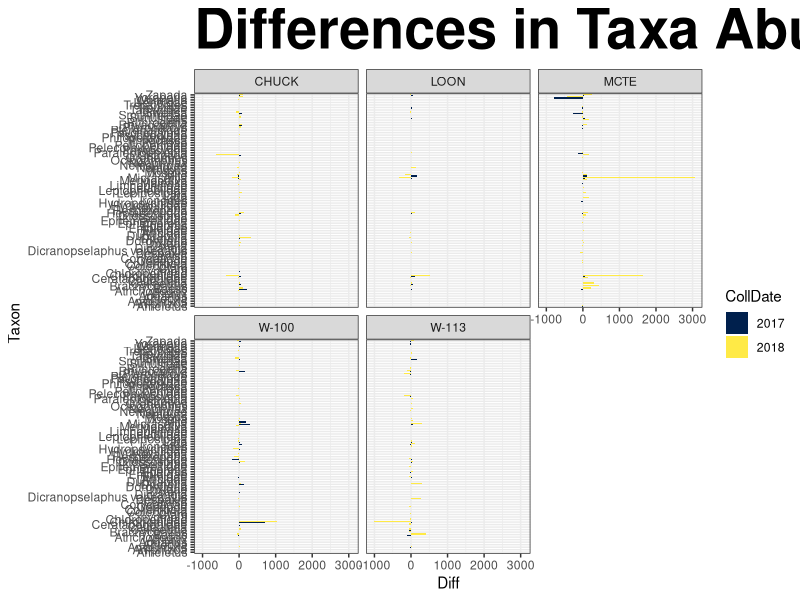
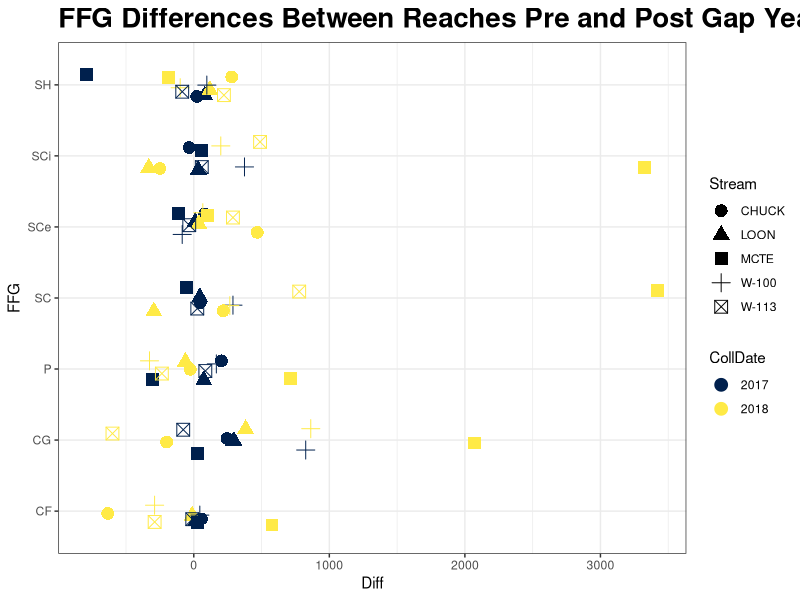
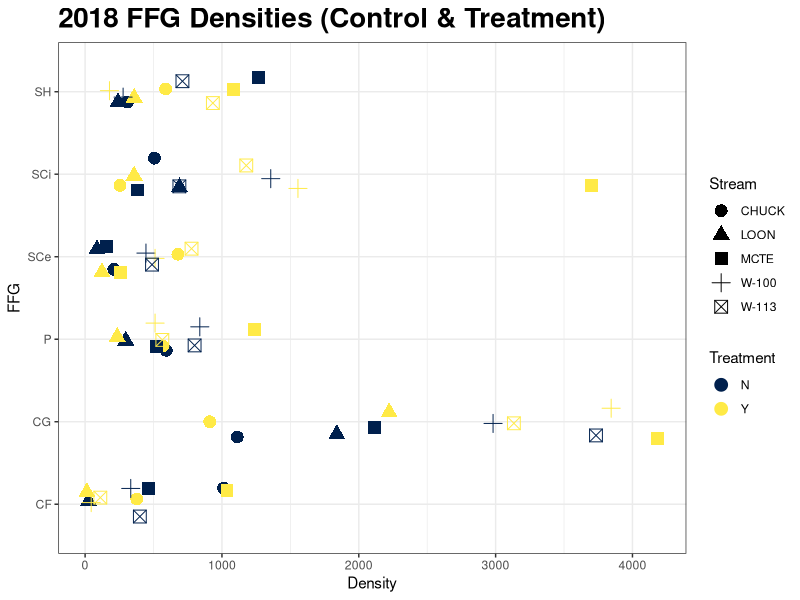
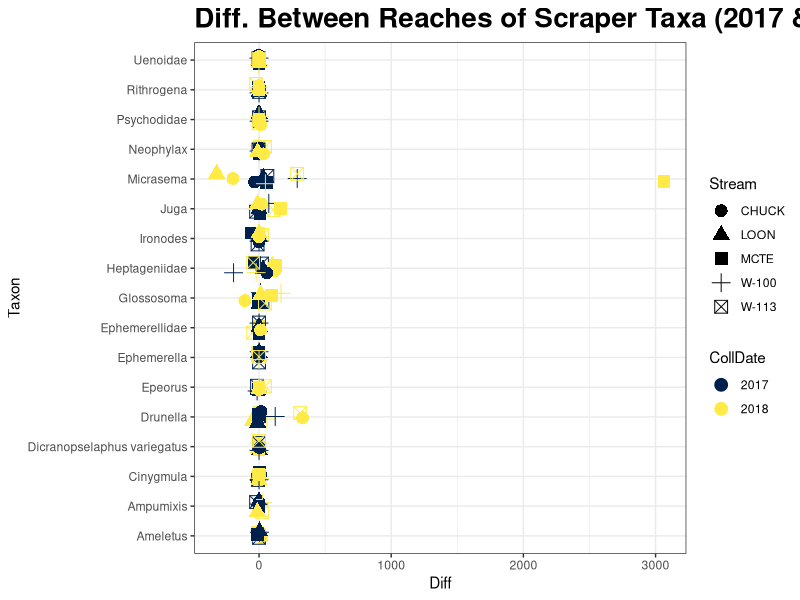
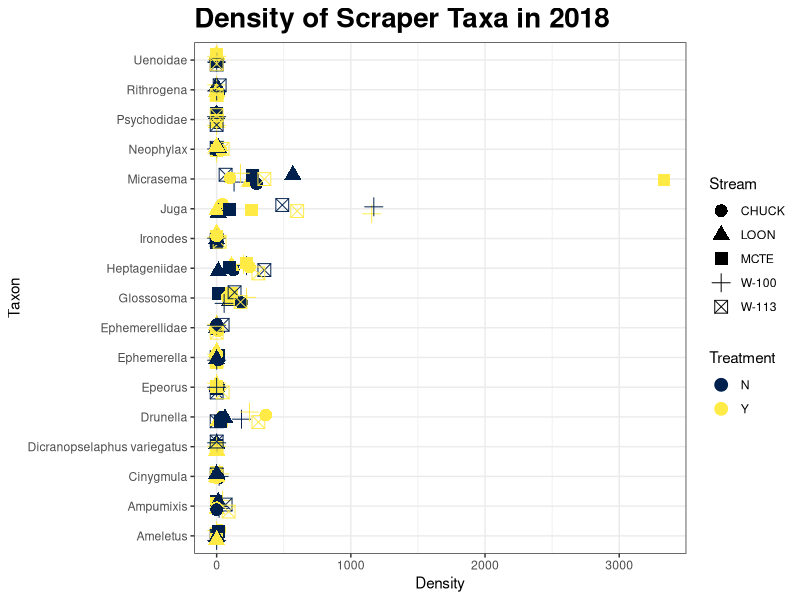
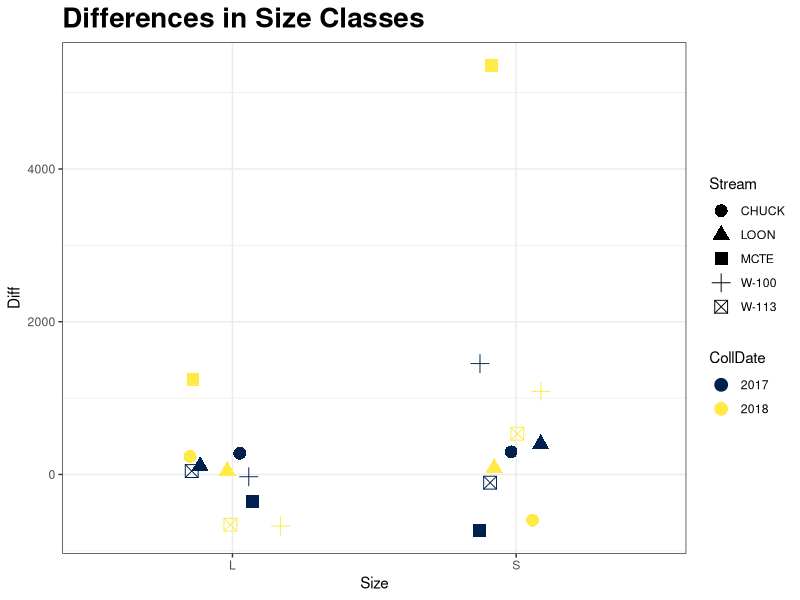
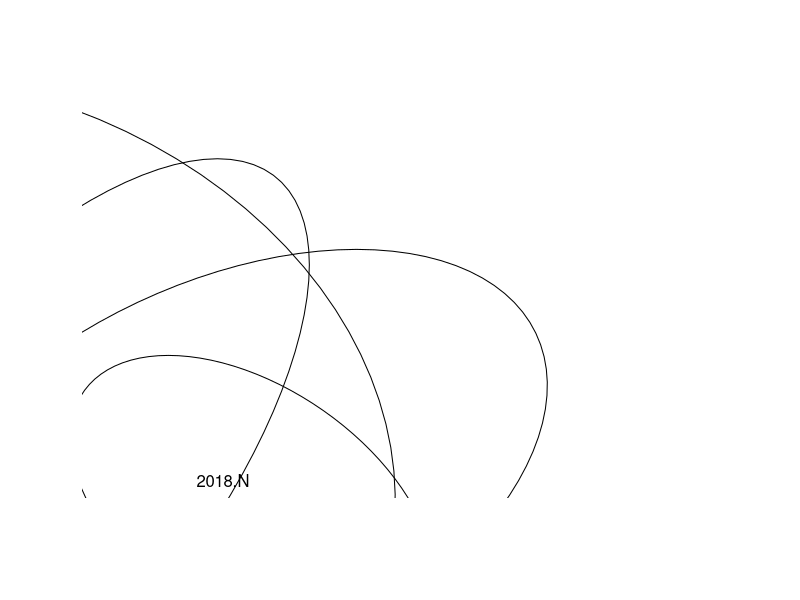
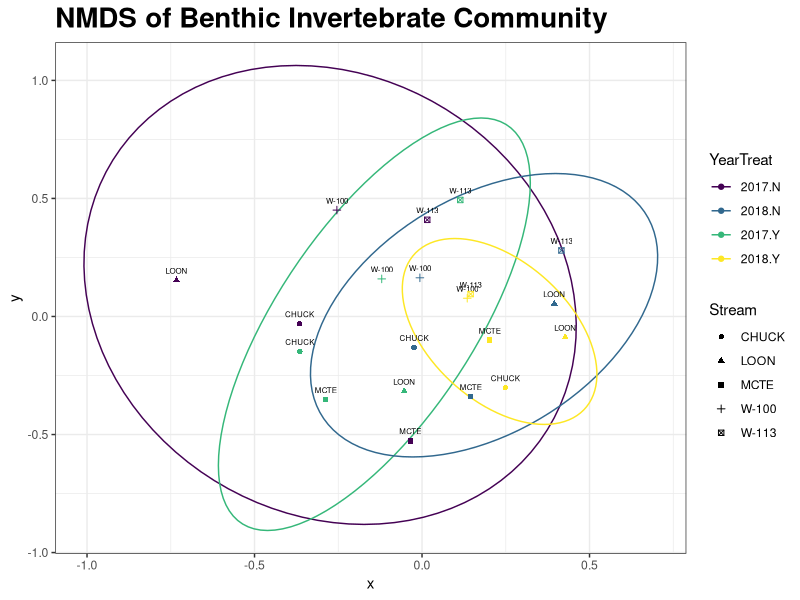

R code for these plots, in order:
## ---- chunk 1
# load required packages
x <- c("tidyverse", "vegan", "lubridate", "readxl", "ggthemes", "vegan", "viridis")
lapply(x, library, character.only = TRUE)
## ---- chunk 2
# import data
bugs <- readxl::read_xlsx("./Data/2017-18 bugs.xlsx", sheet = "Cleaned")
ffg <- readxl::read_xlsx("./Data/2017-18 bugs.xlsx", sheet = "FFG")
sizes <- readxl::read_xlsx("./Data/2017-18 bugs.xlsx", sheet = "Size")

#Replace Ssp. in Taxon with Family
bugs$Taxon[bugs$Taxon == "Ssp."] <- bugs$Family[bugs$Taxon == "Ssp."]
## ---- chunk 3
#Calculations...
bugs$Density <- bugs$Count / bugs$PercentSub / .09

bugs$CollDate <- as.Date(bugs$CollDate, format = "%m/%d/%y") %>% year() %>% as.factor()

bugs.agg <- aggregate(Density ~ CollDate + Stream + Treatment + Taxon, sum, data = bugs) 

bugs.agg$Density <- bugs.agg$Density / 3
## ---- chunk 4
# Spread and then gather to fill missing Taxons with 0's
bugs.agg <- spread(bugs.agg, key = "Taxon", value = "Density") %>% 
  mutate_if(is.numeric , replace_na, replace = 0) %>% 
  gather(key = "Taxon", value = "Density", 4:ncol(.))
## ---- chunk 5
# Create list of CollDate, Stream and Taxon
bugs.by.year <- bugs.agg %>% select(-c("Density", "Treatment")) %>% unique()

# Calculate Differences
bugs.by.year$Diff <- bugs.agg$Density[bugs.agg$Treatment == "Y"] -     
  bugs.agg$Density[bugs.agg$Treatment == "N"]


bugs.by.year <- merge(bugs.by.year, sizes) %>% merge(., ffg)
bugs.agg <- merge(bugs.agg, sizes) %>% merge(., ffg)
bugs18 <- filter(bugs.agg, CollDate == "2018")

## ---- chunk 6
# Plot density differences
ggplot(data = bugs.by.year, aes(x = Taxon, y = Diff, fill = CollDate)) + 
  geom_col(position = "dodge") +
  facet_wrap(c("Stream")) +
  ggtitle("Differences in Taxa Abundances Between Reaches Pre and Post Gap Years") +
  theme_bw() +
     theme(plot.title = element_text(size = 40, face = "bold")) +
  scale_fill_viridis_d(option = "E") +
  coord_flip()
## ---- chunk 7
#Aggregate to get density differences of FFG's
bugs.ffg <- bugs.by.year %>% 
  group_by(FFG, Stream, CollDate) %>%
  summarise_at("Diff", funs(sum)) %>% ungroup
## ---- chunk 8
#Add total SC, this throws off counts (scrapers doubly reprented)
extradf <- filter(bugs.ffg, FFG %in% c("SCi", "SCe"))
extradf$FFG <- "SC"
extradf <- aggregate(Diff ~ FFG + Stream + CollDate, sum, data = extradf)
ffg.SC <- rbind(bugs.ffg, extradf) 
## ---- chunk 9
ggplot(data = ffg.SC, aes(x = FFG, y = Diff, color = CollDate, shape = Stream)) + 
  geom_jitter(width = .2, height = .2, size = 4) +
  ggtitle("FFG Differences Between Reaches Pre and Post Gap Years") +
  theme_bw() +
  theme(plot.title = element_text(size = 20, face = "bold")) +
  scale_color_viridis_d(option = "E") +
  coord_flip()

## ---- chunk 10
bugs18.ffg <- bugs18 %>%
  group_by(Stream, Treatment, FFG) %>%
  summarise_at(vars(Density), funs(sum))
## ---- chunk 11
ggplot(data = bugs18.ffg, aes(x = FFG, y = Density, color = Treatment, shape = Stream)) + 
  geom_jitter(width = .2, height = .2, size = 4) + 
  ggtitle("2018 FFG Densities (Control & Treatment)")  +
  theme_bw() +
  theme(plot.title = element_text(size = 20, face = "bold")) +
  scale_color_viridis_d(option = "E") +
  coord_flip()
## ---- chunk 12
# Filter out scraper taxa in 2018 data and BACI data
scraper.taxa.diff <- filter(bugs.by.year, FFG == "SCe" | FFG == "SCi")
scraper.taxa18 <- filter(bugs18, FFG == "SCe" | FFG == "SCi")
## ---- chunk 13
ggplot(data = scraper.taxa.diff, aes(x = Taxon, y = Diff, color = CollDate, shape = Stream)) + 
  geom_jitter(width = .2, height = .2, size = 4) +
  ggtitle("Diff. Between Reaches of Scraper Taxa (2017 & 2018") +
  theme_bw() +
  theme(plot.title = element_text(size = 20, face = "bold")) +
  scale_color_viridis_d(option = "E") +
  coord_flip()
## ---- chunk 14
ggplot(data = scraper.taxa18, aes(x = Taxon, y = Density, color = Treatment, shape = Stream)) + 
  geom_jitter(width = .2, height = .2, size = 4) +
  ggtitle("Density of Scraper Taxa in 2018") +
  theme_bw() +
  theme(plot.title = element_text(size = 20, face = "bold")) +
  scale_color_viridis_d(option = "E") +
  coord_flip()
## ---- chunk 15
#Aggtegate by size class (Need to do more research, use the Poff trait database, maybe add medium size)
bugs.size <- aggregate(Diff ~ Size + Stream + CollDate, sum, data = bugs.by.year)
## ---- chunk 16
ggplot(data = bugs.size, aes(x = Size, y = Diff, color = CollDate, shape = Stream)) + 
  geom_jitter( width = .2, height = .2, size = 4) +
  ggtitle("Differences in Size Classes") +
  theme_bw() +
  theme(plot.title = element_text(size = 20, face = "bold")) +
  scale_color_viridis_d(option = "E")
## ---- chunk 17
# Spread data to get a taxon matrix, create factor of CollDate and Treatment
bugs.mds <- bugs.agg %>% 
  select(-c("FFG", "Size")) %>%
  group_by(Stream, Treatment, CollDate, Taxon) %>%  
  spread(key = "Taxon", value = "Density") %>%
  mutate_if(is.numeric , replace_na, replace = 0) %>% ungroup() %>%
  mutate(YearTreat = interaction(CollDate, Treatment))
## ---- chunk 18
# Get grouping variables and taxon matrix
Enviro <- bugs.mds %>%
  select(Stream, Treatment, CollDate, YearTreat) 

Density <- bugs.mds %>% 
  select("Ameletus":"Zapada")

grouping <- select(Enviro, Stream, Treatment, CollDate, YearTreat)
## ---- chunk 19
#Get MDS for invert density
sol <- metaMDS(Density, distance = "bray", k = 2, trymax = 100)
## ---- chunk 20
#set up NMDS with dimensions of sol and env factors from "Enviro". 
NMDS <- data.frame(x = sol$points[, 1], y = sol$points[ ,2], 
                   Stream = select(grouping, Stream), 
                   Treatment = select(grouping, Treatment), 
                   CollDate = select(grouping, CollDate),
                   YearTreat = select(grouping, YearTreat))
## ---- chunk 21
#Get mean x,y values 
NMDS.mean <- select(NMDS, x, y) %>% aggregate(grouping, mean)
## ---- chunk 22
#Load ellipse for NMDS
plot.new()
ord <- ordiellipse(sol, NMDS$YearTreat, display = "sites", kind = "sd", conf = 0.95, label = TRUE)
dev.off()
## ---- chunk 23
# Fit the ellipse function to actual data
df_ell <- data.frame()
for(g in NMDS$YearTreat){
  df_ell <- rbind(df_ell, cbind(as.data.frame(with(NMDS[NMDS$YearTreat == g,],
                  vegan:::veganCovEllipse(ord[[g]]$cov, ord[[g]]$center, ord[[g]]$scale)))
                                ,YearTreat = g))
}
## ---- chunk 24
ggplot(data = NMDS, aes(x, y, color = YearTreat)) +
  geom_path(data = df_ell, aes(x = NMDS1, y = NMDS2)) +
  annotate("text", x = (NMDS$x), y = (NMDS$y) + .04, label = NMDS$Stream, size = 2) +
  geom_point(aes(shape = Stream)) +
  ggtitle("NMDS of Benthic Invertebrate Community") +
  theme_bw() +
  theme(plot.title = element_text(size = 20, face = "bold")) +
  scale_color_viridis_d()
